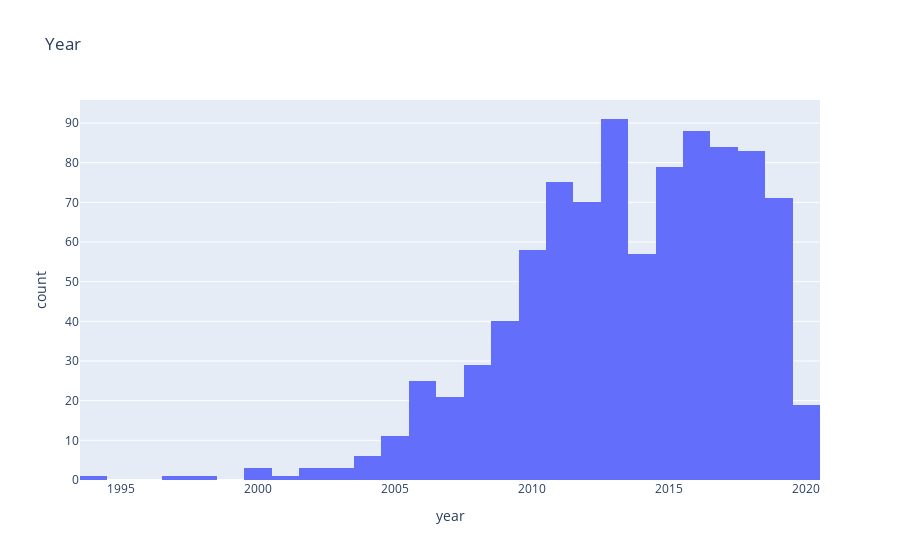

The cell this chart's notebook holds for it:
### Markdown cell above
# EDA

## Univariate Analysis

### Code cell
fig = px.histogram(df, x="year",title='Year')
fig.show()

### Figure 1 — Plotly figure (JSON) as saved in the notebook; plotly's stock layout.template omitted (floating-point values rounded to 4 significant figures; data arrays with more than 128 entries replaced by an {"elided": "..."} marker saying what was removed)
{"data": [{"alignmentgroup": "True", "bingroup": "x", "hovertemplate": "year=%{x}<br>count=%{y}<extra></extra>", "legendgroup": "", "marker": {"color": "#636efa"}, "name": "", "offsetgroup": "", "orientation": "v", "showlegend": false, "type": "histogram", "x": {"elided": "920 int values"}, "xaxis": "x", "yaxis": "y"}], "layout": {"barmode": "relative", "legend": {"tracegroupgap": 0}, "title": {"text": "Year"}, "xaxis": {"anchor": "y", "domain": [0, 1], "title": {"text": "year"}}, "yaxis": {"anchor": "x", "domain": [0, 1], "title": {"text": "count"}}}}
